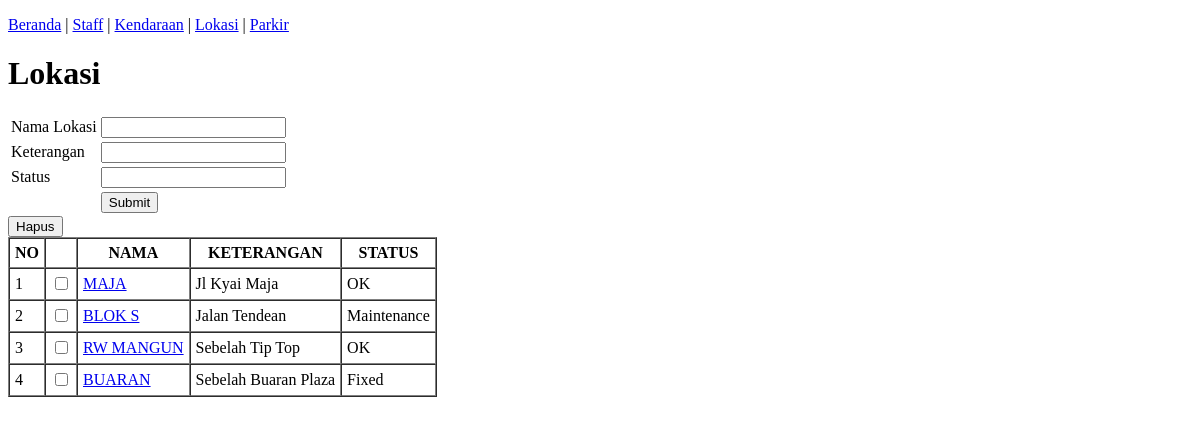
Page /lokasi.php on the earlier database version.
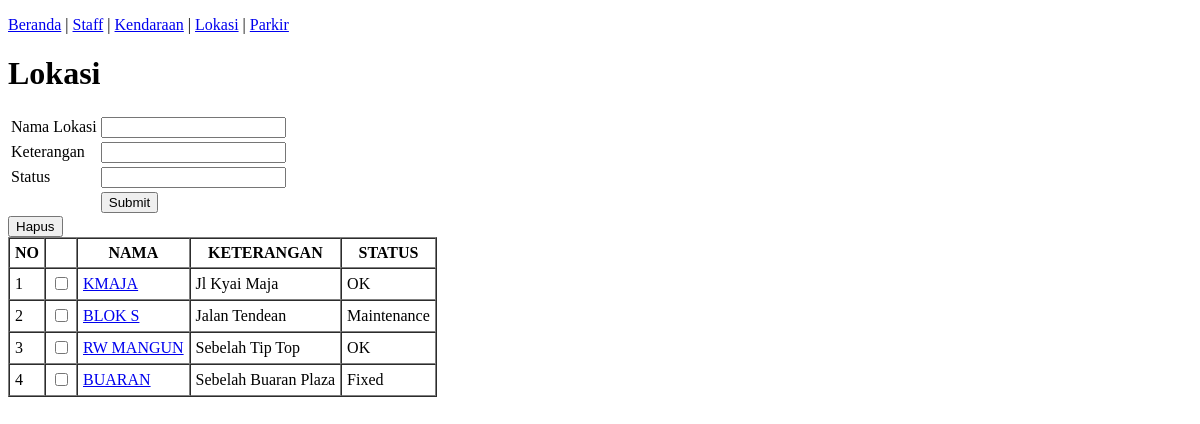
Same page on the later database version.
### tables this page shows
CREATE TABLE `lokasiparkir` (
  `IDLokasi` int(11) NOT NULL,
  `NamaLokasi` varchar(50) NOT NULL,
  `Keterangan` varchar(100) NOT NULL,
  `Status` varchar(50) NOT NULL,
  `Deleted` int(1) NOT NULL
);

### lokasi_read.php (the view)
<?php
include_once 'koneksi.php';
$sql = "SELECT * FROM lokasiparkir WHERE Deleted=0";
$result = $conn->query($sql);
?>
<form method="post" action="lokasi_delete.php">
    <input type="submit" value="Hapus">
    <table cellpadding="5" border="1" cellspacing="0">
    <tr>
        <th>NO</th>
        <th>&nbsp;</th>
        <th>NAMA</th>
        <th>KETERANGAN</th>
        <th>STATUS</th>
    </tr>
    <?php
    $hitung = 1;
    while($row = mysqli_fetch_array($result, MYSQLI_ASSOC))
    {
        echo '<tr><td>' . $hitung . '</td><td><input type="checkbox" name="hapusId[]" value="' .  $row['IDLokasi'] . '"></td><td><a href="lokasi.php?id=' . $row['IDLokasi'] . '">' .
            $row['NamaLokasi'] . '</a></td><td>' .
            $row['Keterangan'] . '</td><td>' .
            $row['Status'] . '</td></tr>';
        $hitung++;
    }
    ?>
    </table>
</form>

### lokasi.php
<!DOCTYPE html>
<html>
<head><title>Parkir | Lokasi</title></head>
<body>
<?php
include 'menu.php';
?>
<h1>Lokasi</h1>
<?php
include 'lokasi_input.php';
include 'lokasi_read.php';
?>
</body>
</html>

### menu.php
<p>
<a href="index.php">Beranda</a> | <a href="staff.php">Staff</a> | <a href="kendaraan.php">Kendaraan</a> | <a href="lokasi.php">Lokasi</a> | <a href="parkir.php">Parkir</a>
</p>

### lokasi_input.php (shortened to what this page needs)
<?php
$id = isset($_GET['id'])? $_GET['id'] : null;
if ($id === null) {
    ?>
    <form method="post" action="lokasi_create.php">
    <?php
    $NamaLokasi = '';
    $Keterangan = '';
    $Status = '';
}
?>
    <table>
        <tr>
            <td>Nama Lokasi</td>
            <td><input name="NamaLokasi" value="<?php echo $NamaLokasi;?>"></td>
        </tr>
        <tr>
            <td>Keterangan</td>
            <td><input name="Keterangan" value="<?php echo $Keterangan;?>"></td>
        </tr>
        <tr>
            <td>Status</td>
            <td><input name="Status" value="<?php echo $Status;?>"></td>
        </tr>
        <tr>
            <td>&nbsp;</td>
            <td><input type="submit"></td>
        </tr>
    </table>
</form>

Differences in the rows shown:
changed lokasiparkir "Jl Kyai Maja": NamaLokasi "MAJA" → "KMAJA"
